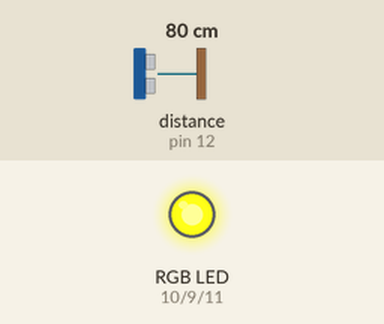
This sketch was run on a simulated Arduino Uno, built with avr-gcc and run on an emulated ATmega328P. Parts: an RGB LED mixed from three pins (HIGH = lit). Wiring (inferred from the names in the program): ultrasonic range finder: trigger pin 13; echo pin 12. The inputs (shaded band) are chosen by the test bench; at power-on: distance to the obstacle (sensor on pin 12) 80 cm. The echo pulse lasts 58.3 µs per cm; dim RGB values are drawn brighter than linear; pins used as bus, display or sensor lines are not drawn.

Above: at 1.2 s.
1.3 s: distance to the obstacle (sensor on pin 12) set to 9 cm
At 2.4 s:
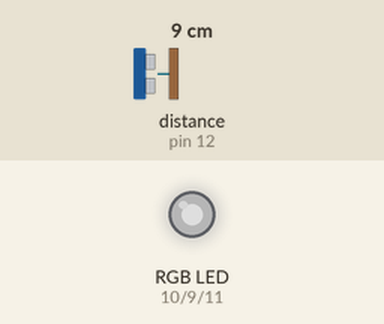
3.0 s: distance to the obstacle (sensor on pin 12) set to 35 cm
At 3.8 s:
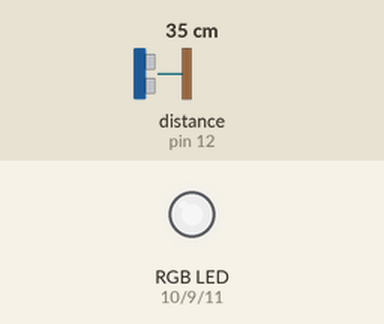
4.8 s: distance to the obstacle (sensor on pin 12) set to 120 cm
At 5.26 s:
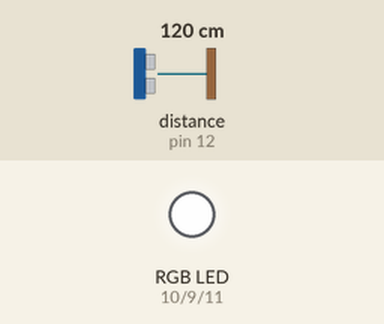
Timing chart, 0 to 7.8 s (numbered marks = the images above; inputs shaded):
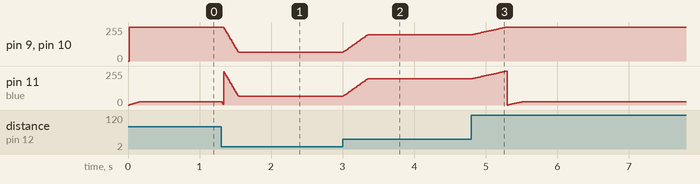

The sketch:

LED_Strip_With_Transistors.ino
```cpp
int green = 9;
int red = 10;
int blue = 11;


const int trig = 13;
const int echo = 12;

long dur;
int dist;

int lumen = 255;
int display_lumen = 255;

unsigned long prev_ts = 0;

void setup() {
  // Ultrasound
  pinMode(trig, OUTPUT);
  pinMode(echo, INPUT);
  // put your setup code here, to run once:
  pinMode(green, INPUT);
  pinMode(red, INPUT);
  pinMode(blue, INPUT);
}

void loop() {
  // put your main code here, to run repeatedly:
  // Obtain timestamp
  unsigned long ts = millis();

  digitalWrite(trig, LOW);
  delayMicroseconds(5);

  digitalWrite(trig, HIGH);
  delayMicroseconds(10);
  digitalWrite(trig, LOW);

  dur = pulseIn(echo, HIGH, 30000); // 30000 is timeout value
  dist = dur * 0.034 / 2; // sound travels at 340 m/s, distance is doubled.
  if (dur == 0 | dist > 50) {
    pinMode(echo, OUTPUT);
    digitalWrite(echo, LOW);
    delay(1);
    pinMode(echo, INPUT);
  }
  lumen = map(constrain(dist, 0, 50), 0, 50, 0, 255);

  if (lumen < display_lumen - 25) {
    display_lumen--;
  } else if (lumen > display_lumen - 25) {
    display_lumen++;
  }
  if (ts - prev_ts > 10) {
    analogWrite(green, display_lumen);
    analogWrite(red, display_lumen);
    analogWrite(blue, display_lumen);
    prev_ts = ts;
  }
}
```

Measured:
- after the input at 1.3 s, pin 9 (green), pin 10 (red): moves from 255/255 to 65/255 over 0.21 s, starting at once
- after the input at 3.0 s, pin 9 (green), pin 10 (red), pin 11 (blue): moves from 65/255 to 198/255 over 0.34 s, starting at once
- after the input at 4.8 s, pin 9 (green), pin 10 (red): moves from 198/255 to 255/255 over 0.48 s, starting at once
